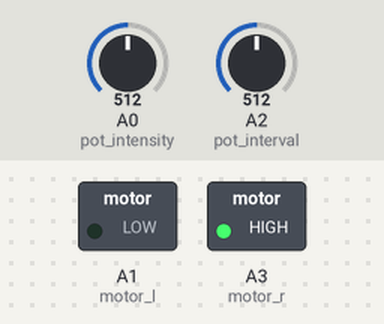
Bench run of a sketch on a simulated Arduino Uno, built with avr-gcc and run on an emulated ATmega328P. On the bench: switched loads named in the sketch (green lamp = pin HIGH). The test bench sets the inputs (shaded band); at power-on: A2 (pot_interval) = 512, A0 (pot_intensity) = 512.

Above: at 7.8 s.
7.9 s: A2 (pot_interval) set to 0
15.7 s: A2 (pot_interval) set to 306
At 19.1 s:
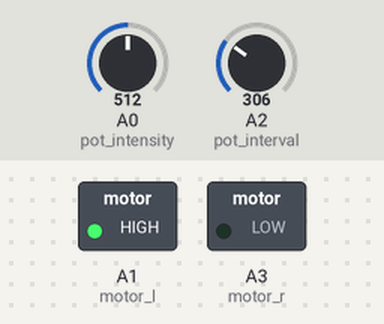
Timing chart, 0 to 29.5 s (numbered marks = the images above; inputs shaded):
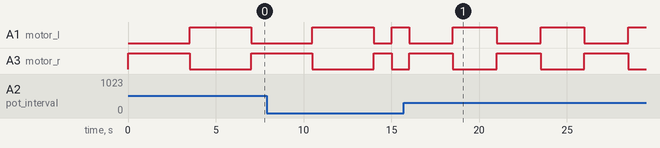

Measured:
- after the input at 15.7 s, A1 (motor_l), A3 (motor_r): alternates HIGH for 2.5 s and LOW for 2.5 s, starting after 2.8 s

The sketch:

workspace.ino
```cpp
int motor_l = A1;
int motor_r = A3;
int pot_interval = A2;  // Potentiometer for time interval
int pot_intensity = A0; // Potentiometer for intensity

int delay_time, analog_in_interval, analog_in_intensity;
int last_time;

void setup() {
  pinMode(motor_l, OUTPUT);
  pinMode(motor_r, OUTPUT);
  pinMode(pot_interval, INPUT);
  pinMode(pot_intensity, INPUT);
  last_time = millis();
}

void loop() {
  // Read potentiometer values
  analog_in_interval = analogRead(pot_interval);   // Interval control
  analog_in_intensity = analogRead(pot_intensity); // Intensity control

  // Map values to control interval and intensity
  delay_time = map(analog_in_interval, 0, 1023, 1000, 6000); // Interval (time)
  int pwmValue = map(analog_in_intensity, 0, 1023, 128, 255); // Intensity (PWM)

  // Alternate buzzing with intensity and interval controls
  analogWrite(motor_l, 0);
  analogWrite(motor_r, pwmValue);
  delay(delay_time);

  analogWrite(motor_l, pwmValue);
  analogWrite(motor_r, 0);
  delay(delay_time);
}
```
